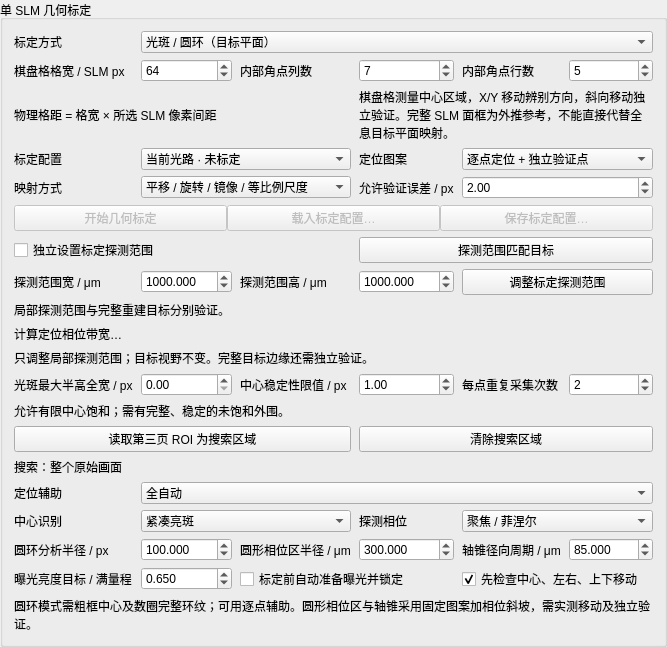
                <widget class="QGroupBox" name="geometryWorkflowGroup">
                 <property name="title">
                  <string>单 SLM 几何标定</string>
                 </property>
                 <layout class="QGridLayout" name="geometryWorkflowGroupLayout" columnstretch="0,1,0,1,0,1" rowstretch="0,0,0,0,0,0,0,0,0,0,0,0,0,0,0,0,0,0,0,0,1">
                  <property name="horizontalSpacing">
                   <number>8</number>
                  </property>
                  <property name="verticalSpacing">
                   <number>6</number>
                  </property>
                  <item row="0" column="0">
                   <widget class="QLabel" name="geometryMethodLabel">
                    <property name="text">
                     <string>标定方式</string>
                    </property>
                   </widget>
                  </item>
                  <item row="0" column="1" colspan="5">
                   <widget class="QComboBox" name="geometry_method">
                    <item>
                     <property name="text">
                      <string>光斑 / 圆环（目标平面）</string>
                     </property>
                    </item>
                    <item>
                     <property name="text">
                      <string>中心棋盘格（SLM 面成像参考）</string>
                     </property>
                    </item>
                   </widget>
                  </item>
                  <item row="1" column="0">
                   <widget class="QLabel" name="checkerCellLabel">
                    <property name="text">
                     <string>棋盘格格宽 / SLM px</string>
                    </property>
                   </widget>
                  </item>
                  <item row="1" column="1">
                   <widget class="QSpinBox" name="checker_cell_px">
                    <property name="minimum">
                     <number>8</number>
                    </property>
                    <property name="maximum">
                     <number>256</number>
                    </property>
                    <property name="value">
                     <number>64</number>
                    </property>
                    <property name="keyboardTracking">
                     <bool>false</bool>
                    </property>
                   </widget>
                  </item>
                  <item row="1" column="2">
                   <widget class="QLabel" name="checker_columnsLabel">
                    <property name="text">
                     <string>内部角点列数</string>
                    </property>
                   </widget>
                  </item>
                  <item row="1" column="3">
                   <widget class="QSpinBox" name="checker_columns">
                    <property name="minimum">
                     <number>3</number>
                    </property>
                    <property name="maximum">
                     <number>15</number>
                    </property>
                    <property name="value">
                     <number>7</number>
                    </property>
                    <property name="keyboardTracking">
                     <bool>false</bool>
                    </property>
                   </widget>
                  </item>
                  <item row="1" column="4">
                   <widget class="QLabel" name="checker_rowsLabel">
                    <property name="text">
                     <string>内部角点行数</string>
                    </property>
                   </widget>
                  </item>
                  <item row="1" column="5">
                   <widget class="QSpinBox" name="checker_rows">
                    <property name="minimum">
                     <number>3</number>
                    </property>
                    <property name="maximum">
                     <number>15</number>
                    </property>
                    <property name="value">
                     <number>5</number>
                    </property>
                    <property name="keyboardTracking">
                     <bool>false</bool>
                    </property>
                   </widget>
                  </item>
                  <item row="2" column="0" colspan="3">
                   <widget class="QLabel" name="checkerPitchNote">
                    <property name="text">
                     <string>物理格距 = 格宽 × 所选 SLM 像素间距</string>
                    </property>
                   </widget>
                  </item>
                  <item row="2" column="3" colspan="3">
                   <widget class="QLabel" name="checkerNote">
                    <property name="text">
                     <string>棋盘格测量中心区域，X/Y 移动辨别方向，斜向移动独立验证。完整 SLM 面框为外推参考，不能直接代替全息目标平面映射。</string>
                    </property>
                    <property name="wordWrap">
                     <bool>true</bool>
                    </property>
                   </widget>
                  </item>
                  <item row="3" column="0">
                   <widget class="QLabel" name="geometryProfileComboBoxCaption">
                    <property name="text">
                     <string>标定配置</string>
                    </property>
                   </widget>
                  </item>
                  <item row="3" column="1" colspan="2">
                   <widget class="QComboBox" name="geometryProfileComboBox">
                    <property name="toolTip">
                     <string>参数将保存到当前任务；修改光路与成像参数后需重新核验几何映射。</string>
                    </property>
                    <item>
                     <property name="text">
                      <string>当前光路 · 未标定</string>
                     </property>
                    </item>
                    <item>
                     <property name="text">
                      <string>SLM1 / 相机配置</string>
                     </property>
                    </item>
                    <item>
                     <property name="text">
                      <string>SLM2 / 相机配置</string>
                     </property>
                    </item>
                    <item>
                     <property name="text">
                      <string>双 SLM / 相机配置</string>
                     </property>
                    </item>
                   </widget>
                  </item>
                  <item row="3" column="3">
                   <widget class="QLabel" name="geometryPatternComboBoxCaption">
                    <property name="text">
                     <string>定位图案</string>
                    </property>
                   </widget>
                  </item>
                  <item row="3" column="4" colspan="2">
                   <widget class="QComboBox" name="geometryPatternComboBox">
                    <property name="toolTip">
                     <string>参数将保存到当前任务；修改光路与成像参数后需重新核验几何映射。</string>
                    </property>
                    <item>
                     <property name="text">
                      <string>逐点定位 + 独立验证点</string>
                     </property>
                    </item>
                    <item>
                     <property name="text">
                      <string>非对称点位 · 逐点定位</string>
                     </property>
                    </item>
                   </widget>
                  </item>
                  <item row="4" column="0">
                   <widget class="QLabel" name="geometryMappingComboBoxCaption">
                    <property name="text">
                     <string>映射方式</string>
                    </property>
                   </widget>
                  </item>
                  <item row="4" column="1" colspan="2">
                   <widget class="QComboBox" name="geometryMappingComboBox">
                    <property name="toolTip">
                     <string>参数将保存到当前任务；修改光路与成像参数后需重新核验几何映射。</string>
                    </property>
                    <item>
                     <property name="text">
                      <string>平移 / 旋转 / 镜像 / 等比例尺度</string>
                     </property>
                    </item>
                    <item>
                     <property name="text">
                      <string>仿射（含横纵尺度、剪切）</string>
                     </property>
                    </item>
                    <item>
                     <property name="text">
                      <string>透视（平面成像）</string>
                     </property>
                    </item>
                   </widget>
                  </item>
                  <item row="4" column="3">
                   <widget class="QLabel" name="geometryToleranceSpinBoxCaption">
                    <property name="text">
                     <string>允许验证误差 / px</string>
                    </property>
                   </widget>
                  </item>
                  <item row="4" column="4" colspan="2">
                   <widget class="QDoubleSpinBox" name="geometryToleranceSpinBox">
                    <property name="decimals">
                     <number>2</number>
                    </property>
                    <property name="minimum">
                     <double>0</double>
                    </property>
                    <property name="maximum">
                     <double>100</double>
                    </property>
                    <property name="value">
                     <double>2</double>
                    </property>
                    <property name="keyboardTracking">
                     <bool>false</bool>
                    </property>
                    <property name="toolTip">
                     <string>按实际光路填写；改变尺寸或成像参数后需重新核验标定。</string>
                    </property>
                   </widget>
                  </item>
                  <item row="5" column="0" colspan="6">
                   <layout class="QHBoxLayout" name="geometryButtonsLayout">
                    <item>
                     <widget class="QPushButton" name="geometryStartButton">
                      <property name="text">
                       <string>开始几何标定</string>
                      </property>
                      <property name="autoDefault">
                       <bool>false</bool>
                      </property>
                      <property name="enabled">
                       <bool>false</bool>
                      </property>
                      <property name="toolTip">
                       <string>使用当前光路配置进行几何标定的载入、验证与应用。</string>
                      </property>
                     </widget>
                    </item>
                    <item>
                     <widget class="QPushButton" name="geometryLoadButton">
                      <property name="text">
                       <string>载入标定配置…</string>
                      </property>
                      <property name="autoDefault">
                       <bool>false</bool>
                      </property>
                      <property name="enabled">
                       <bool>false</bool>
                      </property>
                      <property name="toolTip">
                       <string>使用当前光路配置进行几何标定的载入、验证与应用。</string>
                      </property>
                     </widget>
                    </item>
                    <item>
                     <widget class="QPushButton" name="geometrySaveButton">
                      <property name="text">
                       <string>保存标定配置…</string>
                      </property>
                      <property name="autoDefault">
                       <bool>false</bool>
                      </property>
                      <property name="enabled">
                       <bool>false</bool>
                      </property>
                      <property name="toolTip">
                       <string>使用当前光路配置进行几何标定的载入、验证与应用。</string>
                      </property>
                     </widget>
                    </item>
                   </layout>
                  </item>
                  <item row="6" column="0" colspan="3">
                   <widget class="QCheckBox" name="geometry_independent_range">
                    <property name="text">
                     <string>独立设置标定探测范围</string>
                    </property>
                    <property name="toolTip">
                     <string>仅改变局部标定点的分布，不改变重建目标尺寸。最终仍需通过完整目标边缘验证。</string>
                    </property>
                   </widget>
                  </item>
                  <item row="6" column="3" colspan="3">
                   <widget class="QPushButton" name="matchGeometryRangeButton">
                    <property name="text">
                     <string>探测范围匹配目标</string>
                    </property>
                    <property name="autoDefault">
                     <bool>false</bool>
                    </property>
                   </widget>
                  </item>
                  <item row="7" column="0">
                   <widget class="QLabel" name="geometryWidthLabel">
                    <property name="text">
                     <string>探测范围宽 / μm</string>
                    </property>
                   </widget>
                  </item>
                  <item row="7" column="1">
                   <widget class="QDoubleSpinBox" name="geometry_width_um">
                    <property name="minimum">
                     <double>0.001</double>
                    </property>
                    <property name="maximum">
                     <double>1000000</double>
                    </property>
                    <property name="value">
                     <double>1000</double>
                    </property>
                    <property name="decimals">
                     <number>3</number>
                    </property>
                    <property name="keyboardTracking">
                     <bool>false</bool>
                    </property>
                   </widget>
                  </item>
                  <item row="7" column="2">
                   <widget class="QLabel" name="geometryHeightLabel">
                    <property name="text">
                     <string>探测范围高 / μm</string>
                    </property>
                   </widget>
                  </item>
                  <item row="7" column="3">
                   <widget class="QDoubleSpinBox" name="geometry_height_um">
                    <property name="minimum">
                     <double>0.001</double>
                    </property>
                    <property name="maximum">
                     <double>1000000</double>
                    </property>
                    <property name="value">
                     <double>1000</double>
                    </property>
                    <property name="decimals">
                     <number>3</number>
                    </property>
                    <property name="keyboardTracking">
                     <bool>false</bool>
                    </property>
                   </widget>
                  </item>
                  <item row="7" column="4" colspan="2">
                   <widget class="QPushButton" name="fitGeometryRangeButton">
                    <property name="text">
                     <string>调整标定探测范围</string>
                    </property>
                    <property name="toolTip">
                     <string>仅缩小局部标定探测范围并保持比例；不改变重建目标尺寸、实际距离或 SLM 有效口径。</string>
                    </property>
                    <property name="autoDefault">
                     <bool>false</bool>
                    </property>
                   </widget>
                  </item>
                  <item row="8" column="0" colspan="6">
                   <widget class="QLabel" name="geometryRangeNote">
                    <property name="text">
                     <string>局部探测范围与完整重建目标分别验证。</string>
                    </property>
                    <property name="wordWrap">
                     <bool>true</bool>
                    </property>
                   </widget>
                  </item>
                  <item row="9" column="0" colspan="6">
                   <widget class="QLabel" name="bandwidthLabel">
                    <property name="text">
                     <string>计算定位相位带宽…</string>
                    </property>
                    <property name="wordWrap">
                     <bool>true</bool>
                    </property>
                   </widget>
                  </item>
                  <item row="10" column="0" colspan="6">
                   <widget class="QLabel" name="bandwidthNote">
                    <property name="text">
                     <string>只调整局部探测范围；目标视野不变。完整目标边缘还需独立验证。</string>
                    </property>
                    <property name="wordWrap">
                     <bool>true</bool>
                    </property>
                   </widget>
                  </item>
                  <item row="11" column="0">
                   <widget class="QLabel" name="geometry_spot_max_fwhmLabel">
                    <property name="text">
                     <string>光斑最大半高全宽 / px</string>
                    </property>
                   </widget>
                  </item>
                  <item row="11" column="1">
                   <widget class="QDoubleSpinBox" name="geometry_spot_max_fwhm">
                    <property name="toolTip">
                     <string>0 为自动：原始帧短边的 4%，限制在 12～160 px；不是搜索 ROI 大小。</string>
                    </property>
                    <property name="decimals">
                     <number>2</number>
                    </property>
                    <property name="minimum">
                     <double>0</double>
                    </property>
                    <property name="maximum">
                     <double>512</double>
                    </property>
                    <property name="value">
                     <double>0</double>
                    </property>
                    <property name="keyboardTracking">
                     <bool>false</bool>
                    </property>
                   </widget>
                  </item>
                  <item row="11" column="2">
                   <widget class="QLabel" name="geometry_spot_stabilityLabel">
                    <property name="text">
                     <string>中心稳定性限值 / px</string>
                    </property>
                   </widget>
                  </item>
                  <item row="11" column="3">
                   <widget class="QDoubleSpinBox" name="geometry_spot_stability">
                    <property name="toolTip">
                     <string>同时用于外围拟合稳定性与重复采集的位置变化检查；独立于映射验证容差。</string>
                    </property>
                    <property name="decimals">
                     <number>2</number>
                    </property>
                    <property name="minimum">
                     <double>0.05</double>
                    </property>
                    <property name="maximum">
                     <double>10</double>
                    </property>
                    <property name="value">
                     <double>1</double>
                    </property>
                    <property name="keyboardTracking">
                     <bool>false</bool>
                    </property>
                   </widget>
                  </item>
                  <item row="11" column="4">
                   <widget class="QLabel" name="geometry_repeatsLabel">
                    <property name="text">
                     <string>每点重复采集次数</string>
                    </property>
                   </widget>
                  </item>
                  <item row="11" column="5">
                   <widget class="QSpinBox" name="geometry_repeats">
                    <property name="toolTip">
                     <string>每次仍使用采集平均帧数；1 次会跳过跨采集稳定性检查，默认 2 次。</string>
                    </property>
                    <property name="minimum">
                     <number>1</number>
                    </property>
                    <property name="maximum">
                     <number>5</number>
                    </property>
                    <property name="value">
                     <number>2</number>
                    </property>
                    <property name="keyboardTracking">
                     <bool>false</bool>
                    </property>
                   </widget>
                  </item>
                  <item row="12" column="0" colspan="6">
                   <widget class="QLabel" name="geometrySpotNote">
                    <property name="text">
                     <string>允许有限中心饱和；需有完整、稳定的未饱和外围。</string>
                    </property>
                    <property name="wordWrap">
                     <bool>true</bool>
                    </property>
                   </widget>
                  </item>
                  <item row="13" column="0" colspan="3">
                   <widget class="QPushButton" name="useGeometrySearchRoiButton">
                    <property name="text">
                     <string>读取第三页 ROI 为搜索区域</string>
                    </property>
                    <property name="autoDefault">
                     <bool>false</bool>
                    </property>
                   </widget>
                  </item>
                  <item row="13" column="3" colspan="3">
                   <widget class="QPushButton" name="clearGeometrySearchRoiButton">
                    <property name="text">
                     <string>清除搜索区域</string>
                    </property>
                    <property name="autoDefault">
                     <bool>false</bool>
                    </property>
                   </widget>
                  </item>
                  <item row="14" column="0" colspan="6">
                   <widget class="QLabel" name="geometrySearchLabel">
                    <property name="text">
                     <string>搜索：整个原始画面</string>
                    </property>
                    <property name="wordWrap">
                     <bool>true</bool>
                    </property>
                    <property name="toolTip">
                     <string>读取前在第三页画框；不改变硬件 ROI 或最终目标 ROI。此固定框需包含全部定位点。逐点辅助的临时框只用于当前点，不覆盖此设置。</string>
                    </property>
                   </widget>
                  </item>
                  <item row="15" column="0">
                   <widget class="QLabel" name="geometryAssistanceLabel">
                    <property name="text">
                     <string>定位辅助</string>
                    </property>
                   </widget>
                  </item>
                  <item row="15" column="1" colspan="5">
                   <widget class="QComboBox" name="geometryAssistanceComboBox">
                    <property name="toolTip">
                     <string>逐点辅助：首次采集后暂停，到第三页框选当前光斑。重复采集复用该框；识别失败可重框或调整曝光重拍。框只限制搜索，不代替精确拟合。</string>
                    </property>
                    <item>
                     <property name="text">
                      <string>全自动</string>
                     </property>
                    </item>
                    <item>
                     <property name="text">
                      <string>逐点手动辅助</string>
                     </property>
                    </item>
                    <item>
                     <property name="text">
                      <string>自动定位，失败时手动辅助</string>
                     </property>
                    </item>
                   </widget>
                  </item>
                  <item row="16" column="0">
                   <widget class="QLabel" name="geometry_detectorLabel">
                    <property name="text">
                     <string>中心识别</string>
                    </property>
                   </widget>
                  </item>
                  <item row="16" column="1" colspan="2">
                   <widget class="QComboBox" name="geometry_detector">
                    <item>
                     <property name="text">
                      <string>紧凑亮斑</string>
                     </property>
                    </item>
                    <item>
                     <property name="text">
                      <string>圆环 / 径向对称中心</string>
                     </property>
                    </item>
                   </widget>
                  </item>
                  <item row="16" column="3">
                   <widget class="QLabel" name="geometry_probeLabel">
                    <property name="text">
                     <string>探测相位</string>
                    </property>
                   </widget>
                  </item>
                  <item row="16" column="4" colspan="2">
                   <widget class="QComboBox" name="geometry_probe">
                    <item>
                     <property name="text">
                      <string>聚焦 / 菲涅尔</string>
                     </property>
                    </item>
                    <item>
                     <property name="text">
                      <string>圆形相位区（非振幅孔径）</string>
                     </property>
                    </item>
                    <item>
                     <property name="text">
                      <string>轴锥</string>
                     </property>
                    </item>
                   </widget>
                  </item>
                  <item row="17" column="0">
                   <widget class="QLabel" name="geometry_ring_radiusLabel">
                    <property name="text">
                     <string>圆环分析半径 / px</string>
                    </property>
                   </widget>
                  </item>
                  <item row="17" column="1">
                   <widget class="QDoubleSpinBox" name="geometry_ring_radius">
                    <property name="minimum">
                     <double>12</double>
                    </property>
                    <property name="maximum">
                     <double>1024</double>
                    </property>
                    <property name="value">
                     <double>100</double>
                    </property>
                    <property name="decimals">
                     <number>3</number>
                    </property>
                    <property name="keyboardTracking">
                     <bool>false</bool>
                    </property>
                    <property name="toolTip">
                     <string>原始相机像素；围绕粗框中心使用完整内圈，自动限制在框内。不是光斑半高全宽。</string>
                    </property>
                   </widget>
                  </item>
                  <item row="17" column="2">
                   <widget class="QLabel" name="geometry_probe_radius_umLabel">
                    <property name="text">
                     <string>圆形相位区半径 / μm</string>
                    </property>
                   </widget>
                  </item>
                  <item row="17" column="3">
                   <widget class="QDoubleSpinBox" name="geometry_probe_radius_um">
                    <property name="minimum">
                     <double>1</double>
                    </property>
                    <property name="maximum">
                     <double>10000</double>
                    </property>
                    <property name="value">
                     <double>300</double>
                    </property>
                    <property name="decimals">
                     <number>3</number>
                    </property>
                    <property name="keyboardTracking">
                     <bool>false</bool>
                    </property>
                    <property name="toolTip">
                     <string>固定在 SLM 中心；相位差 π，边缘平滑四个硬件像素。通过相位斜坡移动衍射图形。</string>
                    </property>
                   </widget>
                  </item>
                  <item row="17" column="4">
                   <widget class="QLabel" name="geometry_axicon_period_umLabel">
                    <property name="text">
                     <string>轴锥径向周期 / μm</string>
                    </property>
                   </widget>
                  </item>
                  <item row="17" column="5">
                   <widget class="QDoubleSpinBox" name="geometry_axicon_period_um">
                    <property name="minimum">
                     <double>1</double>
                    </property>
                    <property name="maximum">
                     <double>10000</double>
                    </property>
                    <property name="value">
                     <double>85</double>
                    </property>
                    <property name="decimals">
                     <number>3</number>
                    </property>
                    <property name="keyboardTracking">
                     <bool>false</bool>
                    </property>
                    <property name="toolTip">
                     <string>径向相位每 2π 对应的物理距离；不是焦距。</string>
                    </property>
                   </widget>
                  </item>
                  <item row="18" column="0">
                   <widget class="QLabel" name="geometry_exposure_targetLabel">
                    <property name="text">
                     <string>曝光亮度目标 / 满量程</string>
                    </property>
                   </widget>
                  </item>
                  <item row="18" column="1">
                   <widget class="QDoubleSpinBox" name="geometry_exposure_target">
                    <property name="minimum">
                     <double>0.2</double>
                    </property>
                    <property name="maximum">
                     <double>0.85</double>
                    </property>
                    <property name="value">
                     <double>0.65</double>
                    </property>
                    <property name="decimals">
                     <number>3</number>
                    </property>
                    <property name="keyboardTracking">
                     <bool>false</bool>
                    </property>
                    <property name="toolTip">
                     <string>探测图案的平滑峰值目标；曝光值不是定位检测阈值。</string>
                    </property>
                   </widget>
                  </item>
                  <item row="18" column="2" colspan="2">
                   <widget class="QCheckBox" name="geometry_auto_exposure">
                    <property name="text">
                     <string>标定前自动准备曝光并锁定</string>
                    </property>
                    <property name="checked">
                     <bool>false</bool>
                    </property>
                   </widget>
                  </item>
                  <item row="18" column="4" colspan="2">
                   <widget class="QCheckBox" name="geometry_movement_check">
                    <property name="text">
                     <string>先检查中心、左右、上下移动</string>
                    </property>
                    <property name="checked">
                     <bool>true</bool>
                    </property>
                   </widget>
                  </item>
                  <item row="19" column="0" colspan="6">
                   <widget class="QLabel" name="geometryRingNote">
                    <property name="text">
                     <string>圆环模式需粗框中心及数圈完整环纹；可用逐点辅助。圆形相位区与轴锥采用固定图案加相位斜坡，需实测移动及独立验证。</string>
                    </property>
                    <property name="wordWrap">
                     <bool>true</bool>
                    </property>
                   </widget>
                  </item>
                 </layout>
                </widget>
